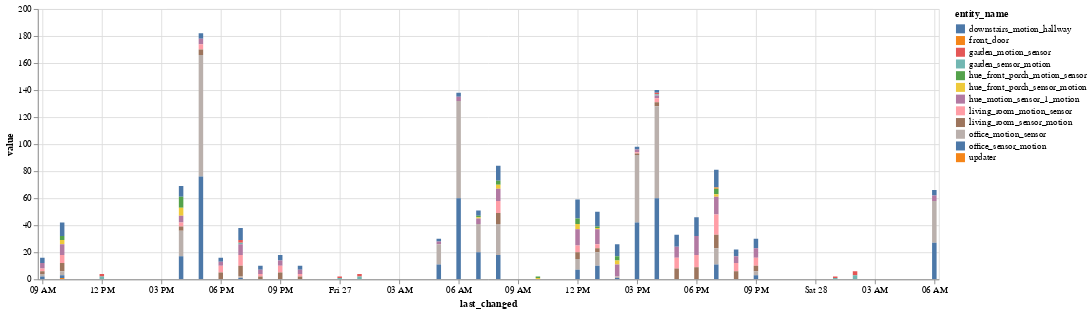

Source (notebook cell):
### Code cell
alt.Chart(binary_df_pivot.reset_index().melt(id_vars='last_changed')).mark_bar().encode(
    x='last_changed',
    y='value',
    color='entity_name',
    tooltip=['entity_name', 'value', 'last_changed']
).properties(
    width=1000,
    height=300
).interactive()

### Figure 1 — Vega-Lite specification as saved in the notebook (floating-point values rounded to 4 significant figures; data arrays with more than 128 entries replaced by an {"elided": "..."} marker saying what was removed)
{"$schema": "https://vega.github.io/schema/vega-lite/v3.4.0.json", "config": {"mark": {"tooltip": null}, "view": {"height": 300, "width": 400}}, "data": {"name": "data-28f7d4a40e6e27b7601ba306cfbaa036"}, "datasets": {"data-28f7d4a40e6e27b7601ba306cfbaa036": {"elided": "552 records"}}, "encoding": {"color": {"field": "entity_name", "type": "nominal"}, "tooltip": [{"field": "entity_name", "type": "nominal"}, {"field": "value", "type": "quantitative"}, {"field": "last_changed", "type": "temporal"}], "x": {"field": "last_changed", "type": "temporal"}, "y": {"field": "value", "type": "quantitative"}}, "height": 300, "mark": "bar", "selection": {"selector003": {"bind": "scales", "encodings": ["x", "y"], "type": "interval"}}, "width": 1000}
